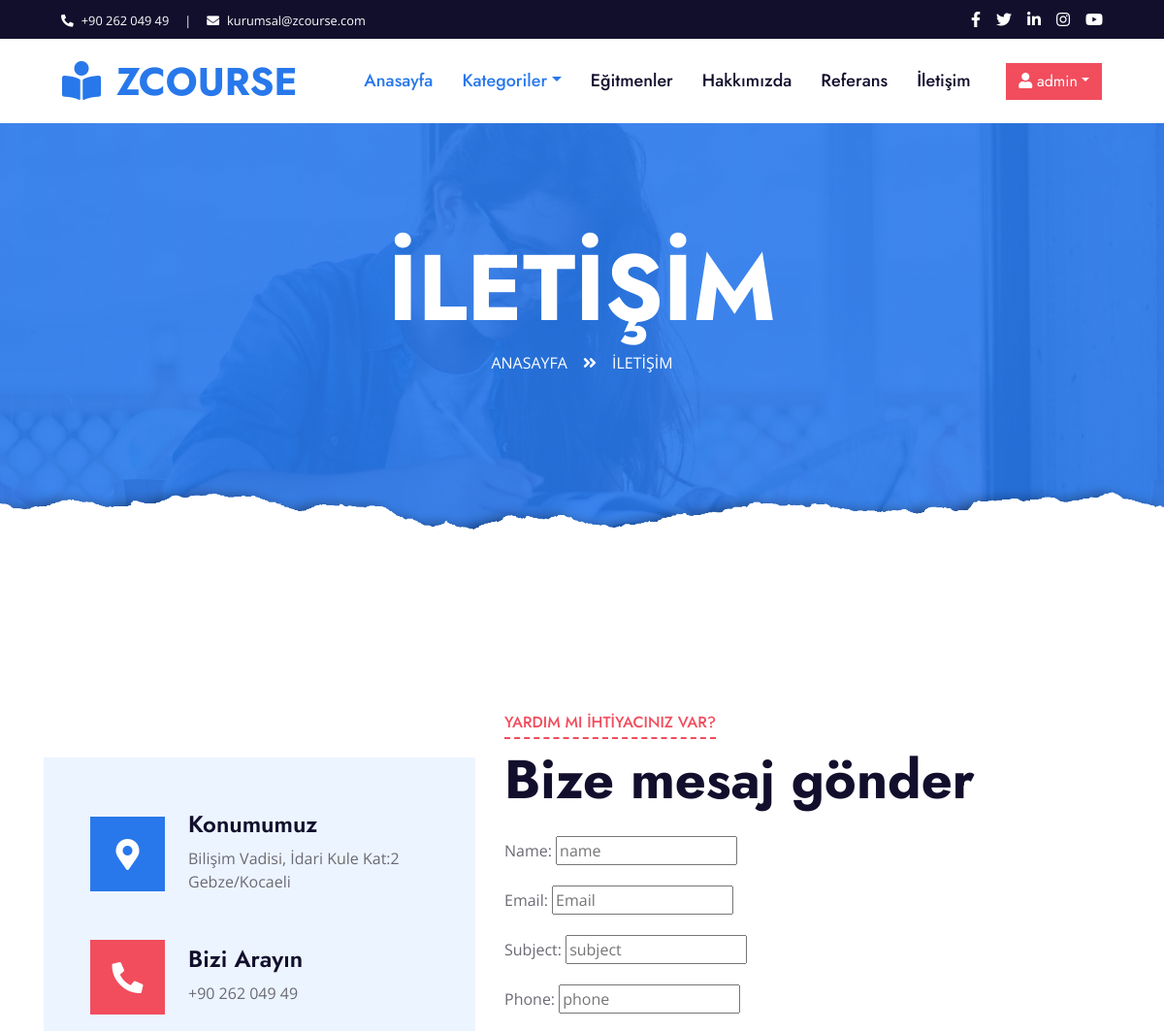
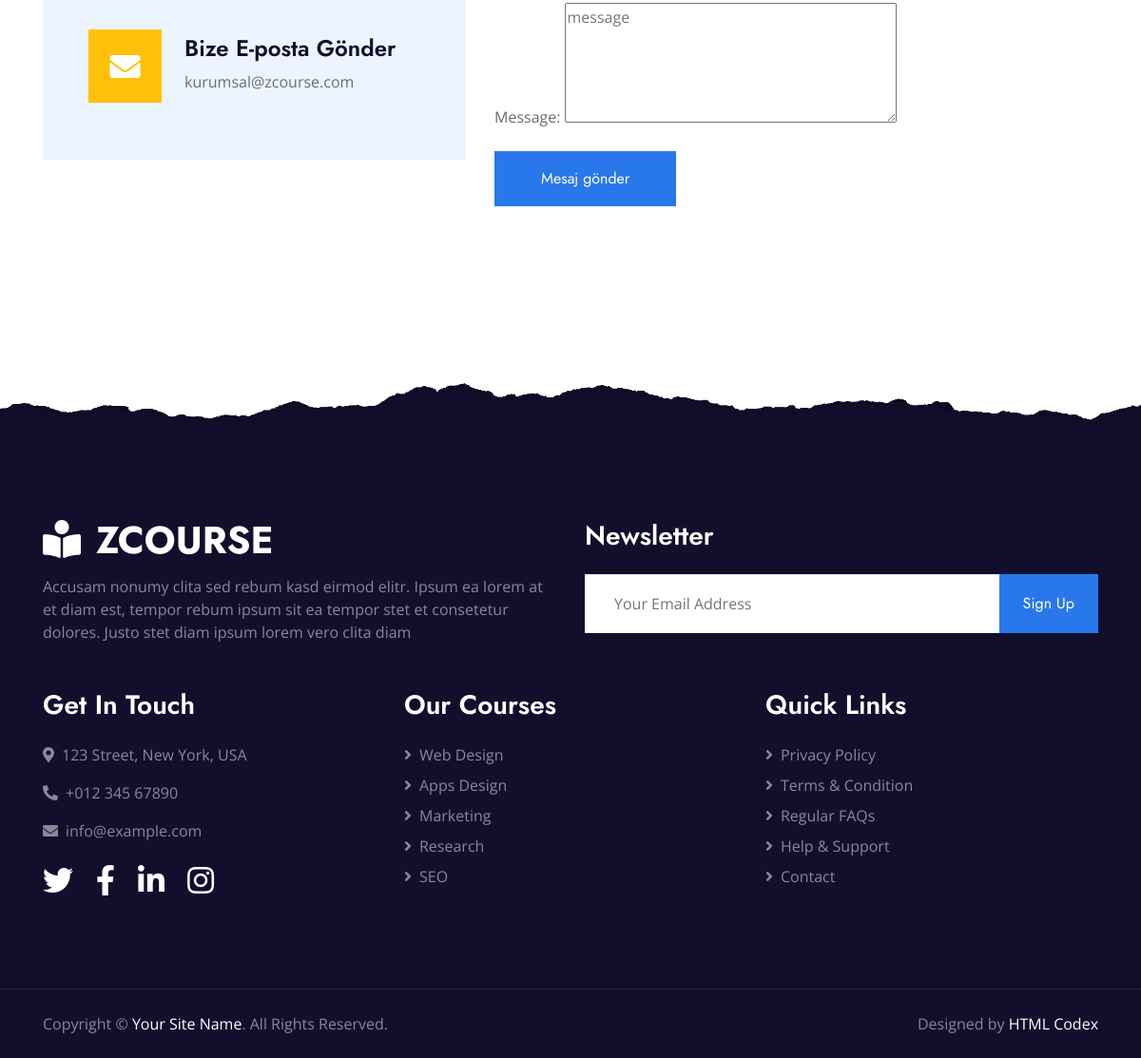
The app's page /iletisim/ (signed in) with its own data (2 pictures, top to bottom).
### home/models.py (models this page shows, shortened)
class Setting(models.Model):
    STATUS = (('True', 'Evet'),
              ('False', 'Hayır'),
              )
    title = models.CharField(max_length=150)
    keywords = models.CharField(max_length=255)
    description = models.CharField(max_length=255)
    company = models.CharField(max_length=50)
    address = models.CharField(blank=True, max_length=150)
    phone = models.CharField(blank=True, max_length=15)
    fax = models.CharField(blank=True, max_length=15)
    email = models.CharField(blank=True, max_length=50)
    smtpserver = models.CharField(max_length=20)
    smtpemail = models.CharField(max_length=20)
    smtppassword = models.CharField(max_length=10)
    smtpport = models.CharField(blank=True, max_length=5)
    icon = models.ImageField(blank=True, upload_to='images/')
    facebook = models.CharField(blank=True, max_length=50)
    instagram = models.CharField(blank=True, max_length=50)
    twitter = models.CharField(blank=True, max_length=50)
    aboutus = RichTextUploadingField(blank=True)
    contact = RichTextUploadingField(blank=True)
    references = RichTextUploadingField(blank=True)
    status = models.CharField(max_length=10, choices=STATUS)
    create_at = models.DateTimeField(auto_now_add=True)
    update_at = models.DateTimeField(auto_now=True)

### home/views.py (the view, shortened to what this page needs)
# urls.py: path("iletisim/", views.iletisim, name="iletisim"),
def iletisim(request):
    setting = Setting.objects.get(pk=1)
    category = Category.objects.all()
    form = ContactFormu()
    context = {'setting': setting, 'form': form, 'category': category}
    return render(request, 'iletisim.html', context)

### home/models.py
class ContactFormu(ModelForm):
    class Meta:
        model=ContactFormMessage
        fields = ['name','email','subject','phone','message']
        widgets ={
            'name': TextInput(attrs={'class':'input', 'placeholder':'name'}),
            'subject': TextInput(attrs={'class':'input','placeholder':'subject'}),
            'phone': TextInput(attrs={'class': 'input', 'placeholder': 'phone'}),
            'email': TextInput(attrs={'class': 'input', 'placeholder': 'Email'}),
            'message': Textarea(attrs={'class': 'input', 'placeholder': 'message','rows':'5'})
        }

### home/templates/iletisim.html (shortened to what this page needs)
{% extends "homebase.html" %}
{% load static %}
{% block content %}
    <div class="jumbotron jumbotron-fluid page-header position-relative overlay-bottom" style="margin-bottom: 90px;">
        <div class="container text-center py-5">
            <h1 class="text-white display-1">İLETİŞİM</h1>
            <div class="d-inline-flex text-white mb-5">
                <p class="m-0 text-uppercase"><a class="text-white" href="/home">Anasayfa</a></p>
                <i class="fa fa-angle-double-right pt-1 px-3"></i>
                <p class="m-0 text-uppercase">İLETİŞİM</p>
            </div>
        </div>
    </div>
{% endblock %}
{% block about %}
    <div class="container-fluid py-5">
        <div class="container py-5">
            <div class="row align-items-center">
                <div class="col-lg-5 mb-5 mb-lg-0">
                    <div class="bg-light d-flex flex-column justify-content-center px-5" style="height: 450px;">
                        <div class="d-flex align-items-center mb-5">
                            <div class="btn-icon bg-primary mr-4">
                                <i class="fa fa-2x fa-map-marker-alt text-white"></i>
                            </div>
                            <div class="mt-n1">
                                <h4>Konumumuz</h4>
                                <p class="m-0">{{ setting.address | safe}}</p>
                            </div>
                        </div>
                        <div class="d-flex align-items-center mb-5">
                            <div class="btn-icon bg-secondary mr-4">
                                <i class="fa fa-2x fa-phone-alt text-white"></i>
                            </div>
                            <div class="mt-n1">
                                <h4>Bizi Arayın</h4>
                                <p class="m-0">{{ setting.phone | safe}}</p>
                            </div>
                        </div>
                        <div class="d-flex align-items-center">
                            <div class="btn-icon bg-warning mr-4">
                                <i class="fa fa-2x fa-envelope text-white"></i>
                            </div>
                            <div class="mt-n1">
                                <h4>Bize E-posta Gönder</h4>
                                <p class="m-0">{{ setting.email | safe}}</p>
                            </div>
                        </div>
                    </div>
                </div>
                <div class="col-lg-7">
                    <div class="section-title position-relative mb-4">
                        <h6 class="d-inline-block position-relative text-secondary text-uppercase pb-2">YARDIM MI İHTİYACINIZ VAR?</h6>
                        <h1 class="display-4">Bize mesaj gönder</h1>
                    </div>
                    <div class="contact-form">
                        <form action="", method="post">
                            {{ form.as_p }}
                            <div>
                                <button class="btn btn-primary py-3 px-5" type="submit">Mesaj gönder</button>
                            </div>
                        </form>
                    </div>
                </div>
            </div>
        </div>
    </div>
{% endblock %}

### home/templates/header.html (shortened to what this page needs)
{% load static %}
    <div class="container-fluid bg-dark">
        <div class="row py-2 px-lg-5">
            <div class="col-lg-6 text-center text-lg-left mb-2 mb-lg-0">
                <div class="d-inline-flex align-items-center text-white">
                    <small><i class="fa fa-phone-alt mr-2"></i>{{ setting.phone | safe}}</small>
                    <small class="px-3">|</small>
                    <small><i class="fa fa-envelope mr-2"></i>{{ setting.email | safe}}</small>
                </div>
            </div>
            <div class="col-lg-6 text-center text-lg-right">
                <div class="d-inline-flex align-items-center">
                    <a class="text-white px-2" href="">
                        <i class="fab fa-facebook-f"></i>
                    </a>
                    <a class="text-white px-2" href="">
                        <i class="fab fa-twitter"></i>
                    </a>
                    <a class="text-white px-2" href="">
                        <i class="fab fa-linkedin-in"></i>
                    </a>
                    <a class="text-white px-2" href="">
                        <i class="fab fa-instagram"></i>
                    </a>
                    <a class="text-white pl-2" href="">
                        <i class="fab fa-youtube"></i>
                    </a>
                </div>
            </div>
        </div>
    </div>
    <div class="container-fluid p-0">
        <nav class="navbar navbar-expand-lg bg-white navbar-light py-3 py-lg-0 px-lg-5">
            <a href="/" class="navbar-brand ml-lg-3">
                <h1 class="m-0 text-uppercase text-primary"><i class="fa fa-book-reader mr-3"></i>ZCourse</h1>
            </a>
            <div class="collapse navbar-collapse justify-content-between px-lg-3" id="navbarCollapse">
                <div class="navbar-nav mx-auto py-0">
                    <a href="/" class="nav-item nav-link active">Anasayfa</a>
                    <div class=" dropdown">
                        <a href="/category/{{ node.slug }}" class="nav-link dropdown-toggle active"  data-toggle="dropdown" aria-haspopup="true">Kategoriler</a>
                        {% load mptt_tags %}
                    </div>
                <a href="team.html" class="nav-item nav-link">Eğitmenler</a>
                <a href="/hakkimizda" class="nav-item nav-link">Hakkımızda</a>
                <a href="/referanslar" class="nav-item nav-link">Referans</a>
                <a href="/iletisim" class="nav-item nav-link">İletişim</a>
                </div>
                {% if user.id is not None %}
                    <div class="btn-group" role="group">
                        <button href="" id="btnGroupDrop1" type="button" class="btn btn-secondary dropdown-toggle" data-toggle="dropdown" aria-haspopup="true" aria-expanded="false"><i class="fa fa-user"></i> {{ user.username}}</button>
                    </div>
                {% else %}
                   <a href="/login/" class="btn btn-primary py-2 px-4 d-none d-lg-block">Bize katılın</a>
                {% endif %}
            </div>
        </nav>
    </div>

### records on screen
Setting: phone "+90 262 049 49", email "kurumsal@zcourse.com", address "Bilişim Vadisi, İdari Kule Kat:2 Gebze/Kocaeli"

### other values on screen
{{ user.username }} "admin"
